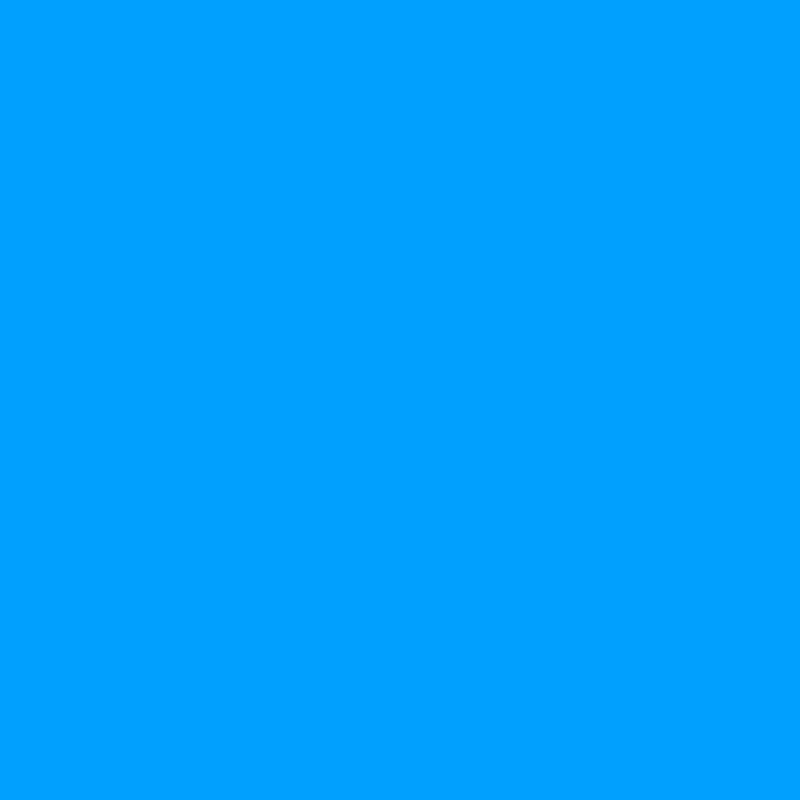
Frame 1 (no input)
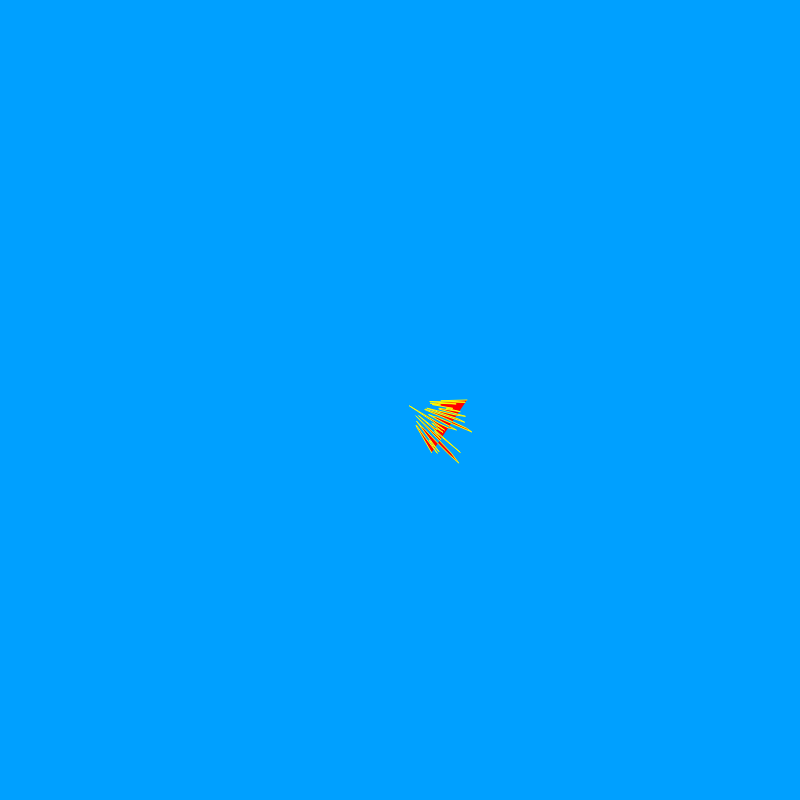
Frame 60 (no input)
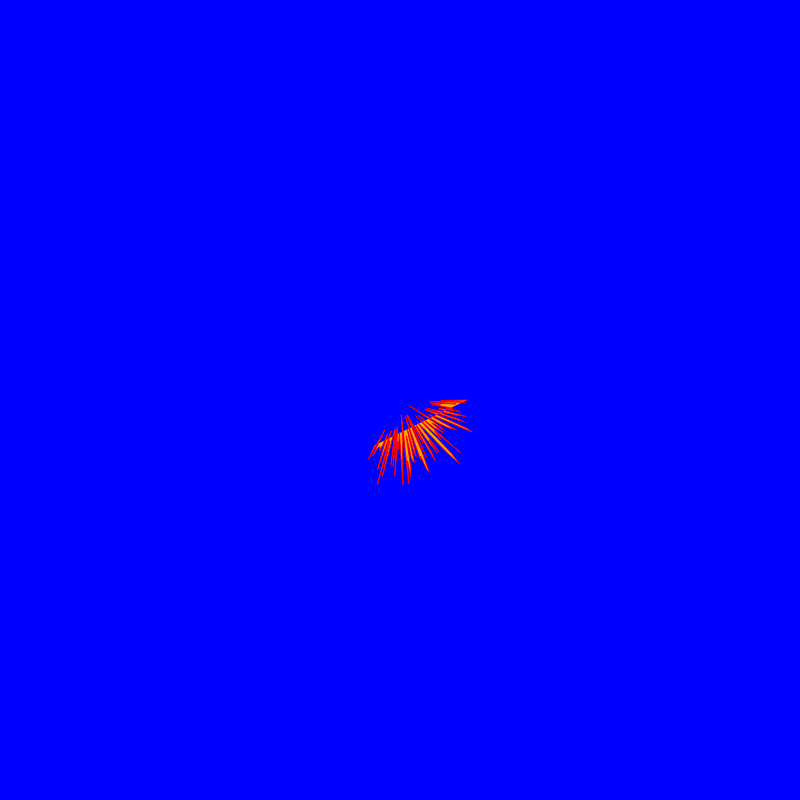
Frame 120 (the mouse pressed at the canvas centre since frame 60)

The p5.js sketch that drew these frames (run headless with seeded random() and noise() and a simulated clock; from frame 60 on, the mouse is pressed at the canvas centre):

// p5.js sketch
// ── sketch.js
function setup() {
    createCanvas(800, 800);
  }
  
  function draw() {
    // code from chatgpt
    let bgColor = color(255, 255, 255);
    let colorIndex = frameCount % 200;
    if (colorIndex < 67) {
      bgColor = color(0, 160, 255);
    } else if (colorIndex < 134) {
      bgColor = color(0, 0, 255);
    } else {
      bgColor = color(0, 90, 255);
    }
    
    background(bgColor);
  
    translate(width / 2, height / 2);
  
    beginShape();
    for (let i = 0; i < frameCount; i++) {
      let angle = map(i, 0, 360, 0, TWO_PI);
      let radius = noise(i) * 100 + i/20;
  
      let x = radius * cos(angle);
      let y = radius * sin(angle);
  
  // code from chatgpt
      let colorIndex = frameCount % 200;
      if (colorIndex < 67) {
        fill(255, 0, 0);
      } else if (colorIndex < 134) {
        fill(255, 165, 0);
      } else {
        fill(255, 255, 0);
      }
  // code from chatgpt
      if (colorIndex < 67) {
        stroke(255, 255, 0);
      } else if (colorIndex < 134) {
        stroke(255, 0, 0);
      } else {
        stroke(255, 165, 0); 
      }
      vertex(x, y);
    }
    endShape();
  }
  
